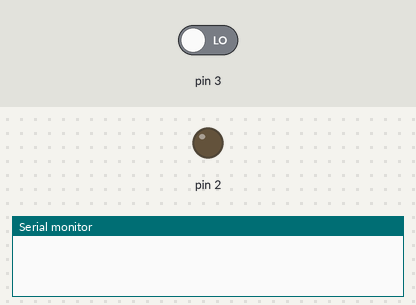
The sketch below on a simulated Arduino Uno, built with avr-gcc and run on an emulated ATmega328P. Shown: output pins drawn as LEDs (lit = HIGH), the last lines printed to the serial monitor. The test bench sets the inputs (shaded band); at power-on: pin 3 LOW.

Above: at 1.2 s.
1.3 s: pin 3 driven HIGH
At 2.2 s:
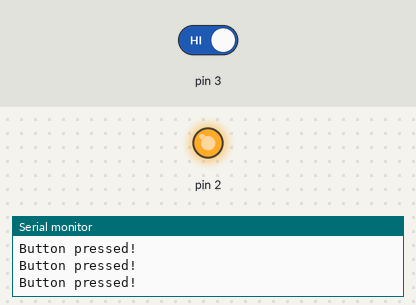
2.8 s: pin 3 driven LOW
At 3.7 s:
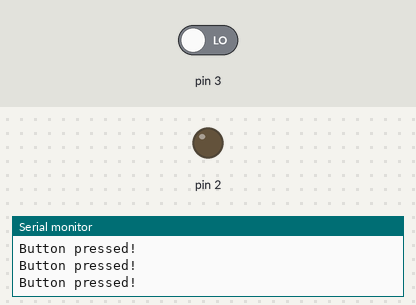
Timing chart, 0 to 5.8 s (numbered marks = the images above; inputs shaded):
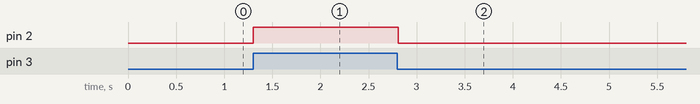

Measured:
- after the input at 1.3 s, pin 2: LOW → HIGH at once
- after the input at 2.8 s, pin 2: HIGH → LOW at once

The sketch:

GPIO.ino
```cpp
void setup() {
  // put your setup code here, to run once:
  Serial.begin(9500);
  pinMode(2,OUTPUT);
  pinMode(3,INPUT);

}

void loop() {
  // put your main code here, to run repeatedly:
  if (digitalRead(3)==HIGH){
    digitalWrite(2,HIGH);
    Serial.println("Button pressed!");
  }
  else{
    digitalWrite(2,LOW);
  }

}
```
